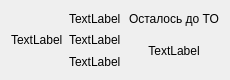
<?xml version="1.0" encoding="UTF-8"?>
<ui version="4.0">
 <class>TheDelegateFormaAuto</class>
 <widget class="QWidget" name="TheDelegateFormaAuto">
  <property name="geometry">
   <rect>
    <x>0</x>
    <y>0</y>
    <width>230</width>
    <height>80</height>
   </rect>
  </property>
  <property name="minimumSize">
   <size>
    <width>230</width>
    <height>0</height>
   </size>
  </property>
  <property name="windowTitle">
   <string>Form</string>
  </property>
  <layout class="QGridLayout" name="gridLayout_2">
   <item row="0" column="0">
    <layout class="QGridLayout" name="gridLayout">
     <item row="1" column="2">
      <widget class="QLabel" name="labelSeria">
       <property name="text">
        <string>TextLabel</string>
       </property>
      </widget>
     </item>
     <item row="0" column="2">
      <widget class="QLabel" name="labelNameBrand">
       <property name="text">
        <string>TextLabel</string>
       </property>
      </widget>
     </item>
     <item row="2" column="2">
      <widget class="QLabel" name="label">
       <property name="text">
        <string>TextLabel</string>
       </property>
      </widget>
     </item>
     <item row="0" column="3">
      <widget class="QLabel" name="labelText">
       <property name="text">
        <string>Осталось до ТО</string>
       </property>
      </widget>
     </item>
     <item row="0" column="0" rowspan="3">
      <widget class="QLabel" name="labelImg">
       <property name="sizePolicy">
        <sizepolicy hsizetype="Maximum" vsizetype="Preferred">
         <horstretch>0</horstretch>
         <verstretch>0</verstretch>
        </sizepolicy>
       </property>
       <property name="minimumSize">
        <size>
         <width>50</width>
         <height>0</height>
        </size>
       </property>
       <property name="text">
        <string>TextLabel</string>
       </property>
      </widget>
     </item>
     <item row="1" column="3" rowspan="2">
      <widget class="QLabel" name="labelDays">
       <property name="text">
        <string>TextLabel</string>
       </property>
       <property name="alignment">
        <set>Qt::AlignCenter</set>
       </property>
      </widget>
     </item>
    </layout>
   </item>
  </layout>
 </widget>
 <resources/>
 <connections/>
</ui>
